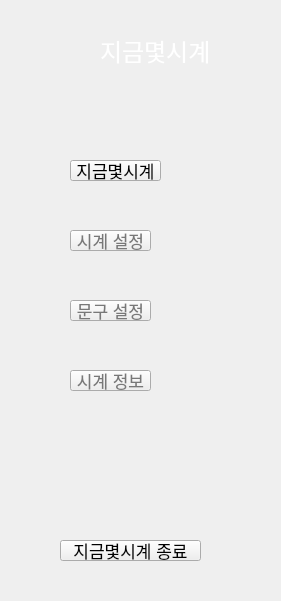
  <widget class="QWidget" name="select_bar" native="true">
   <property name="geometry">
    <rect>
     <x>0</x>
     <y>0</y>
     <width>281</width>
     <height>601</height>
    </rect>
   </property>
   <property name="autoFillBackground">
    <bool>false</bool>
   </property>
   <property name="styleSheet">
    <string notr="true">background-color: rgb(27, 27, 27);
color: rgb(255, 255, 255);
QPushButton#pushButton:hover{
color: rgb(255,255,255)
};</string>
   </property>
   <widget class="QLabel" name="main_icon">
    <property name="geometry">
     <rect>
      <x>20</x>
      <y>20</y>
      <width>61</width>
      <height>61</height>
     </rect>
    </property>
    <property name="styleSheet">
     <string notr="true">image: url(:/icon/wcii_icon.png);</string>
    </property>
    <property name="text">
     <string/>
    </property>
   </widget>
   <widget class="QLabel" name="main_name">
    <property name="geometry">
     <rect>
      <x>100</x>
      <y>30</y>
      <width>161</width>
      <height>41</height>
     </rect>
    </property>
    <property name="styleSheet">
     <string notr="true">font: 87 9pt &quot;Noto Sans CJK KR Black&quot;;</string>
    </property>
    <property name="text">
     <string>&lt;html&gt;&lt;head/&gt;&lt;body&gt;&lt;p&gt;&lt;span style=&quot; font-size:18pt; color:#ffffff;&quot;&gt;지금몇시계&lt;/span&gt;&lt;/p&gt;&lt;/body&gt;&lt;/html&gt;</string>
    </property>
   </widget>
   <widget class="QPushButton" name="wcii_button">
    <property name="geometry">
     <rect>
      <x>70</x>
      <y>160</y>
      <width>91</width>
      <height>21</height>
     </rect>
    </property>
    <property name="cursor">
     <cursorShape>ArrowCursor</cursorShape>
    </property>
    <property name="styleSheet">
     <string notr="true">font-size: 17px;</string>
    </property>
    <property name="text">
     <string>지금몇시계</string>
    </property>
   </widget>
   <widget class="QLabel" name="gear1_icon">
    <property name="geometry">
     <rect>
      <x>20</x>
      <y>150</y>
      <width>51</width>
      <height>41</height>
     </rect>
    </property>
    <property name="styleSheet">
     <string notr="true">image: url(:/menuicon/Gear_1_icon.png);</string>
    </property>
    <property name="text">
     <string/>
    </property>
   </widget>
   <widget class="QLabel" name="gear2_icon">
    <property name="geometry">
     <rect>
      <x>20</x>
      <y>220</y>
      <width>51</width>
      <height>41</height>
     </rect>
    </property>
    <property name="styleSheet">
     <string notr="true">image: url(:/menuicon/Gear_2_icon.png);</string>
    </property>
    <property name="text">
     <string/>
    </property>
   </widget>
   <widget class="QPushButton" name="clock_setting_button">
    <property name="geometry">
     <rect>
      <x>70</x>
      <y>230</y>
      <width>81</width>
      <height>21</height>
     </rect>
    </property>
    <property name="cursor">
     <cursorShape>ArrowCursor</cursorShape>
    </property>
    <property name="contextMenuPolicy">
     <enum>Qt::PreventContextMenu</enum>
    </property>
    <property name="styleSheet">
     <string notr="true">font-size: 17px;
color: rgb(120, 120, 120);</string>
    </property>
    <property name="text">
     <string>시계 설정</string>
    </property>
   </widget>
   <widget class="QLabel" name="gear3_icon">
    <property name="geometry">
     <rect>
      <x>20</x>
      <y>290</y>
      <width>51</width>
      <height>41</height>
     </rect>
    </property>
    <property name="styleSheet">
     <string notr="true">image: url(:/menuicon/Gear_3_icon.png);</string>
    </property>
    <property name="text">
     <string/>
    </property>
   </widget>
   <widget class="QPushButton" name="text_setting_button">
    <property name="geometry">
     <rect>
      <x>70</x>
      <y>300</y>
      <width>81</width>
      <height>21</height>
     </rect>
    </property>
    <property name="cursor">
     <cursorShape>ArrowCursor</cursorShape>
    </property>
    <property name="contextMenuPolicy">
     <enum>Qt::PreventContextMenu</enum>
    </property>
    <property name="styleSheet">
     <string notr="true">font-size: 17px;
color: rgb(120, 120, 120);</string>
    </property>
    <property name="text">
     <string>문구 설정</string>
    </property>
   </widget>
   <widget class="QLabel" name="clock_info_icon">
    <property name="geometry">
     <rect>
      <x>20</x>
      <y>360</y>
      <width>51</width>
      <height>51</height>
     </rect>
    </property>
    <property name="styleSheet">
     <string notr="true">image: url(:/menuicon/info_icon.png);</string>
    </property>
    <property name="text">
     <string/>
    </property>
   </widget>
   <widget class="QPushButton" name="clock_info_button">
    <property name="geometry">
     <rect>
      <x>70</x>
      <y>370</y>
      <width>81</width>
      <height>21</height>
     </rect>
    </property>
    <property name="cursor">
     <cursorShape>ArrowCursor</cursorShape>
    </property>
    <property name="contextMenuPolicy">
     <enum>Qt::PreventContextMenu</enum>
    </property>
    <property name="styleSheet">
     <string notr="true">font-size: 17px;
color: rgb(120, 120, 120);</string>
    </property>
    <property name="text">
     <string>시계 정보</string>
    </property>
   </widget>
   <widget class="QLabel" name="moon_icon">
    <property name="geometry">
     <rect>
      <x>20</x>
      <y>530</y>
      <width>51</width>
      <height>41</height>
     </rect>
    </property>
    <property name="styleSheet">
     <string notr="true">image: url(:/menuicon/exit_icon.png);</string>
    </property>
    <property name="text">
     <string/>
    </property>
   </widget>
   <widget class="QPushButton" name="redbutton">
    <property name="geometry">
     <rect>
      <x>60</x>
      <y>540</y>
      <width>141</width>
      <height>21</height>
     </rect>
    </property>
    <property name="cursor">
     <cursorShape>ArrowCursor</cursorShape>
    </property>
    <property name="contextMenuPolicy">
     <enum>Qt::PreventContextMenu</enum>
    </property>
    <property name="styleSheet">
     <string notr="true">font-size: 17px;</string>
    </property>
    <property name="text">
     <string>지금몇시계 종료</string>
    </property>
   </widget>
  </widget>
